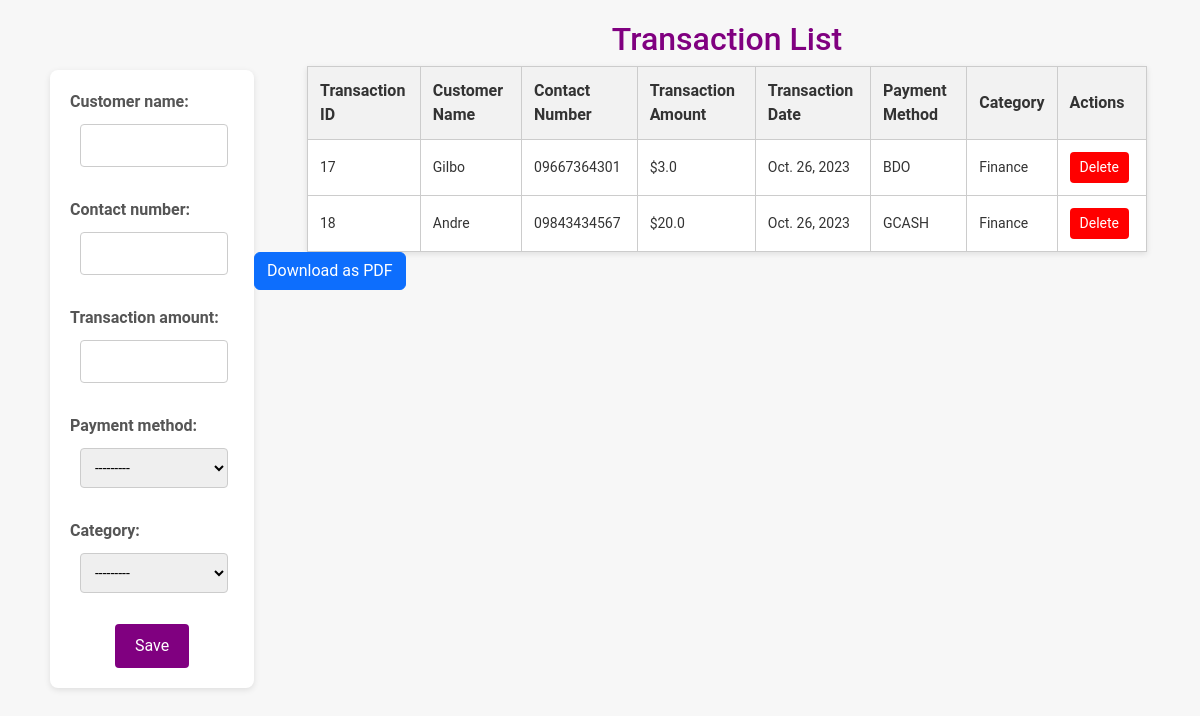
Before: /recordtransaction with the older database file.
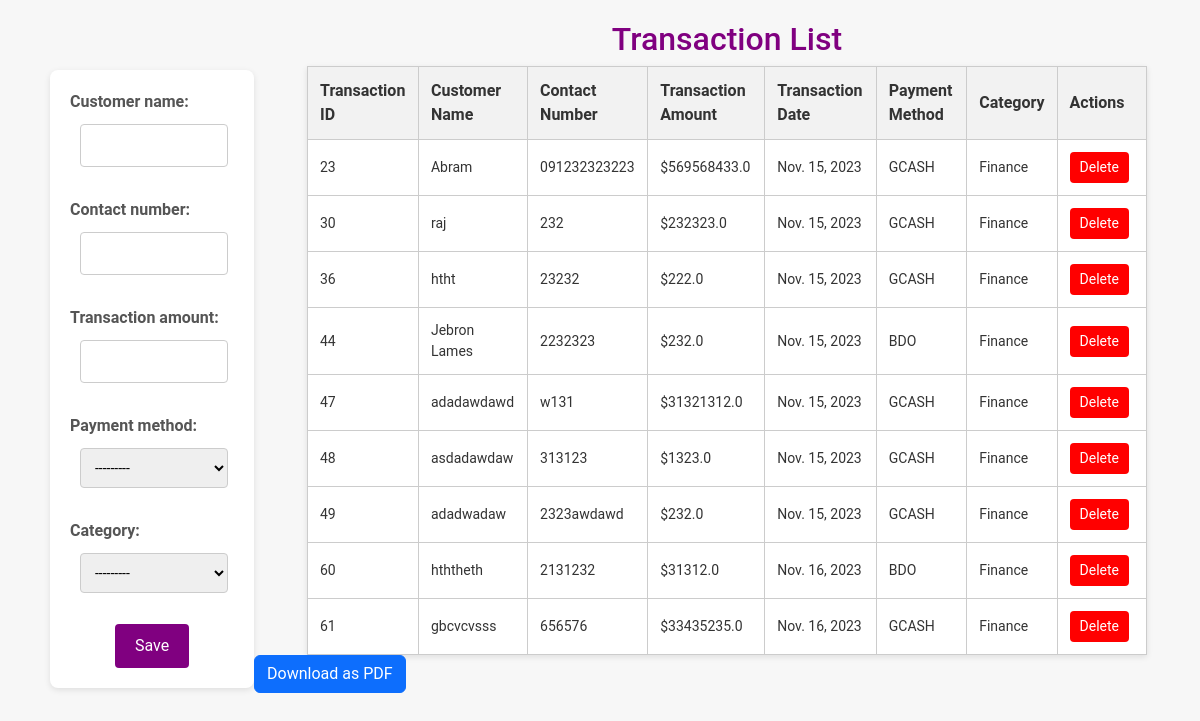
After: the same page with the newer database file.
### pages/models.py (models this page shows)
class RecordTransaction(models.Model):
    transaction_id = models.AutoField(primary_key=True)
    customer_name = models.CharField(max_length=20)
    contact_number = models.CharField(max_length=20, unique=True)
    transaction_amount = models.FloatField()
    transaction_date = models.DateField(auto_now=True)
    payment_method = models.ForeignKey(PaymentMethod, on_delete=models.CASCADE)
    category = models.ForeignKey(Category, on_delete=models.CASCADE)

class PaymentMethod(models.Model):
    name = models.CharField(max_length=20)
    description = models.TextField()
    def __str__(self):
        return self.name

class Category(models.Model):
    name = models.CharField(max_length=20)
    description = models.TextField()
    def __str__(self):
        return self.name

### pages/views.py (the view)
# urls.py: path("recordtransaction", views.recordtransaction, name = "recordtransaction"),
def recordtransaction(request):
    if request.method == 'POST':
        form = RecordTransactionForm(request.POST)
        if form.is_valid():
            form.save()
            messages.success(request, "Record Successfully Created")
            return redirect('recordtransaction')  # Redirect to the same page
    else:
        form = RecordTransactionForm()
    all_items = RecordTransaction.objects.all()
    return render(request, 'pages/recordtransaction.html', {'form': form, 'all': all_items})

### pages/forms.py
class RecordTransactionForm(forms.ModelForm):
    class Meta:
        model = RecordTransaction
        fields = '__all__'

### pages/templates/pages/recordtransaction.html (shortened to what this page needs)
{% load static %}
<!DOCTYPE html>
<html lang="en">
	<head>
		<link
			href="https://cdn.jsdelivr.net/npm/bootstrap@5.3.2/dist/css/bootstrap.min.css"
			rel="stylesheet"
		/>
		<link rel="stylesheet" href="{% static 'recordtransaction.css' %}" />
	</head>
	<body>
		<form id="transactionForm" method="post">
			{% csrf_token %} {{ form.as_p }}
			<button type="submit">Save</button>
		</form>
		<h2>Transaction List</h2>
		<div id="pdfContent">
			<table id="transactionTable">
				<thead>
					<tr>
						<th>Transaction ID</th>
						<th>Customer Name</th>
						<th>Contact Number</th>
						<th>Transaction Amount</th>
						<th>Transaction Date</th>
						<th>Payment Method</th>
						<th>Category</th>
						<th>Actions</th>
					</tr>
				</thead>
				<tbody id="transactionList">
					{% for item in all %}
					<tr
						class="transaction-row"
						id="transaction-row-{{ item.transaction_id }}"
					>
						<td>{{ item.transaction_id }}</td>
						<td>{{ item.customer_name }}</td>
						<td>{{ item.contact_number }}</td>
						<td>${{ item.transaction_amount }}</td>
						<td>{{ item.transaction_date }}</td>
						<td>{{ item.payment_method.name }}</td>
						<td>{{ item.category.name }}</td>
						<td>
							<button
								class="delete-button"
								data-transaction-id="{{ item.transaction_id }}"
							>
								Delete
							</button>
						</td>
					</tr>
					{% endfor %}
				</tbody>
			</table>
		</div>
		<button id="downloadPDFButton" class="btn btn-primary">
			Download as PDF
		</button>
	</body>
</html>

### pages/static/recordtransaction.css (style rules this page uses)
* { font-family: 'Roboto', sans-serif; }
body { font-family: 'Roboto', sans-serif; background-color: #f7f7f7; margin: 0; padding: 0; color: #333; }
form { background-color: #fff; border-radius: 8px; padding: 20px; box-shadow: 0 2px 6px rgba(0, 0, 0, 0.1); float: left; margin-left: 50px; margin-top: 50px; width: 17%; }
label { display: block; margin-bottom: 10px; font-weight: bold; color: #555; }
input[type="text"], input[type="number"], select, input[type="date"] { width: 90%; padding: 10px; margin-bottom: 15px; border: 1px solid #ccc; border-radius: 4px; font-size: 14px; margin-left: 10px; }
button[type="submit"] { display: block; margin: 0 auto; background-color: purple; color: #fff; border: none; border-radius: 4px; padding: 10px 20px; font-size: 16px; cursor: pointer; }
h2 { text-align: center; color: purple; margin-top: 20px; }
table { width: 70%; border-collapse: collapse; background-color: #fff; box-shadow: 0 2px 6px rgba(0, 0, 0, 0.1); margin: 0 auto; }
th, td { border: 1px solid #ccc; padding: 12px; text-align: left; }
th { background-color: #f2f2f2; color: #333; font-weight: bold; }
td { font-size: 14px; }
button.delete-button { background-color: red; color: #fff; border: none; border-radius: 4px; padding: 5px 10px; font-size: 14px; cursor: pointer; margin-right: 5px; }

Changed rows visible on the page:
removed RecordTransaction: transaction_id "17", customer_name "Gilbo", contact_number "09667364301", transaction_amount "3.0", transaction_date "Oct. 26, 2023", payment_method.name "BDO", category.name "Finance"
removed RecordTransaction: transaction_id "18", customer_name "Andre", contact_number "09843434567", transaction_amount "20.0", transaction_date "Oct. 26, 2023", payment_method.name "GCASH", category.name "Finance"
added RecordTransaction: transaction_id "23", customer_name "Abram", contact_number "091232323223", transaction_amount "569568433.0", transaction_date "Nov. 15, 2023", payment_method.name "GCASH", category.name "Finance"
added RecordTransaction: transaction_id "30", customer_name "raj", contact_number "232", transaction_amount "232323.0", transaction_date "Nov. 15, 2023", payment_method.name "GCASH", category.name "Finance"
added RecordTransaction: transaction_id "36", customer_name "htht", contact_number "23232", transaction_amount "222.0", transaction_date "Nov. 15, 2023", payment_method.name "GCASH", category.name "Finance"
added RecordTransaction: transaction_id "44", customer_name "Jebron Lames", contact_number "2232323", transaction_amount "232.0", transaction_date "Nov. 15, 2023", payment_method.name "BDO", category.name "Finance"
added RecordTransaction: transaction_id "47", customer_name "adadawdawd", contact_number "w131", transaction_amount "31321312.0", transaction_date "Nov. 15, 2023", payment_method.name "GCASH", category.name "Finance"
added RecordTransaction: transaction_id "48", customer_name "asdadawdaw", contact_number "313123", transaction_amount "1323.0", transaction_date "Nov. 15, 2023", payment_method.name "GCASH", category.name "Finance"
added RecordTransaction: transaction_id "49", customer_name "adadwadaw", contact_number "2323awdawd", transaction_amount "232.0", transaction_date "Nov. 15, 2023", payment_method.name "GCASH", category.name "Finance"
added RecordTransaction: transaction_id "60", customer_name "hththeth", contact_number "2131232", transaction_amount "31312.0", transaction_date "Nov. 16, 2023", payment_method.name "BDO", category.name "Finance"
added RecordTransaction: transaction_id "61", customer_name "gbcvcvsss", contact_number "656576", transaction_amount "33435235.0", transaction_date "Nov. 16, 2023", payment_method.name "GCASH", category.name "Finance"
